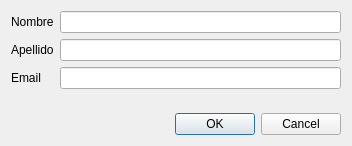
<?xml version="1.0" encoding="UTF-8"?>
<ui version="4.0">
 <class>Dialog</class>
 <widget class="QDialog" name="Dialog">
  <property name="geometry">
   <rect>
    <x>0</x>
    <y>0</y>
    <width>352</width>
    <height>146</height>
   </rect>
  </property>
  <property name="windowTitle">
   <string>Login</string>
  </property>
  <layout class="QVBoxLayout" name="verticalLayout">
   <item>
    <layout class="QFormLayout" name="formLayout">
     <item row="1" column="0">
      <widget class="QLabel" name="label_2">
       <property name="text">
        <string>Apellido</string>
       </property>
      </widget>
     </item>
     <item row="1" column="1">
      <widget class="QLineEdit" name="nombre"/>
     </item>
     <item row="0" column="1">
      <widget class="QLineEdit" name="apellido">
       <property name="text">
        <string/>
       </property>
      </widget>
     </item>
     <item row="2" column="1">
      <widget class="QLineEdit" name="email"/>
     </item>
     <item row="2" column="0">
      <widget class="QLabel" name="label_3">
       <property name="text">
        <string>Email</string>
       </property>
      </widget>
     </item>
     <item row="0" column="0">
      <widget class="QLabel" name="label">
       <property name="text">
        <string>Nombre</string>
       </property>
      </widget>
     </item>
    </layout>
   </item>
   <item>
    <widget class="QDialogButtonBox" name="buttonBox">
     <property name="orientation">
      <enum>Qt::Horizontal</enum>
     </property>
     <property name="standardButtons">
      <set>QDialogButtonBox::Cancel|QDialogButtonBox::Ok</set>
     </property>
    </widget>
   </item>
  </layout>
 </widget>
 <resources/>
 <connections>
  <connection>
   <sender>buttonBox</sender>
   <signal>accepted()</signal>
   <receiver>Dialog</receiver>
   <slot>accept()</slot>
   <hints>
    <hint type="sourcelabel">
     <x>248</x>
     <y>254</y>
    </hint>
    <hint type="destinationlabel">
     <x>157</x>
     <y>274</y>
    </hint>
   </hints>
  </connection>
  <connection>
   <sender>buttonBox</sender>
   <signal>rejected()</signal>
   <receiver>Dialog</receiver>
   <slot>reject()</slot>
   <hints>
    <hint type="sourcelabel">
     <x>316</x>
     <y>260</y>
    </hint>
    <hint type="destinationlabel">
     <x>286</x>
     <y>274</y>
    </hint>
   </hints>
  </connection>
 </connections>
</ui>
